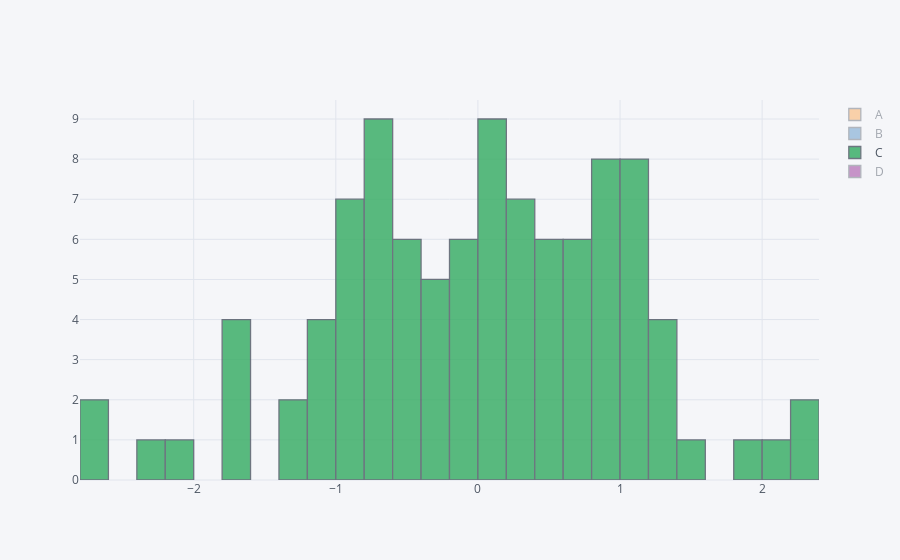

The cell this chart's notebook holds for it:
### Code cell
df.iplot(kind='hist',bins=40)
